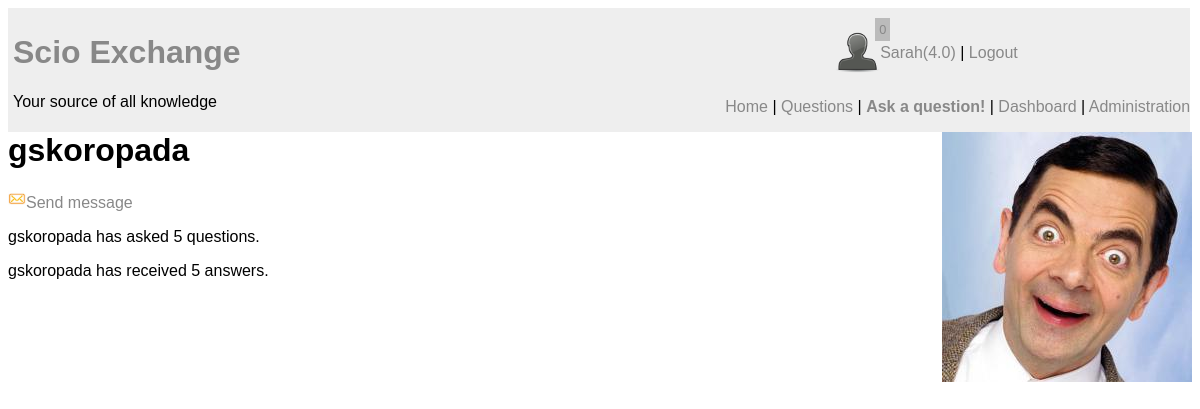
/user_profile.php?id=4 (signed in), run on the app's committed database.
### tables this page shows
CREATE TABLE `user` (
  `UserID` int(11) unsigned NOT NULL AUTO_INCREMENT,
  `email` varchar(30) NOT NULL,
  `screenName` varchar(25) NOT NULL,
  `reputation` float DEFAULT '0',
  `role` int(11) DEFAULT '0',
  `avatar` varchar(20) DEFAULT NULL,
  `pwd` varchar(255) NOT NULL,
  `active` bit(1) NOT NULL DEFAULT b'0',
  `moderated` bit(1) NOT NULL DEFAULT b'1',
  `pwdChange` bit(1) DEFAULT b'0',
  PRIMARY KEY (`UserID`)
);

### user_profile_functions.php (the view)
<?php
require "connect.php";
function getQuestionCount($id) {
	global $con;
	$query = "SELECT count(question_id) as qCount from question where author=".$id;
	$result = mysqli_query($con, $query);
	if(!$result) {
		echo "DB Error";
	} else {
		$qCount = mysqli_fetch_array($result);
		echo $qCount['qCount'];
	}
}
function getAnswersCount($id) {
	global $con;
	$query = "select count(answer_id) as aCount from answer where question in (
				select question_id from question where author=$id)";
	$result = mysqli_query($con,$query);
	if(!$result) {
		echo "DB Error";
	} else {
		$aCount = mysqli_fetch_array($result);
		echo $aCount['aCount'];
	}
}
function screenNameFromUserID($id) {
	global $con;
	$query = "select screenName FROM user WHERE UserID = $id";
	$result = mysqli_query($con,$query);
		if(!$result) {
		echo "DB Error";
	} else {
		$screenName =  mysqli_fetch_array($result);
		echo $screenName['screenName'];
		}
	}
function avatarFromUserID($id) {
	global $con;
	$query = "select avatar FROM user WHERE UserID = $id";
	$result = mysqli_query($con,$query);
	if(!$result) {
		echo "DB Error";
	} else {
		$avatar =  mysqli_fetch_array($result);
		if(file_exists("profile_pics/".$avatar['avatar'].".jpg")) {
			echo $avatar['avatar'].".jpg";
		} else {
			echo "default.png";
		}
	}
}
?>

### user_profile.php (shortened to what this page needs)
<?php
require "html_start.php";
require "header.php";
require "user_profile_functions.php";
?>
<div class="profile_pic">
	<img src="profile_pics/<?php avatarFromUserID($_GET['id']);?>" />
</div>
<h1><?php screenNameFromUserID($_GET['id']); ?></h1>
<?php
if($_SESSION['userid'] == $_GET['id']) {
	echo "<p>This is how other people see your profile</p>";
} else {
	echo "<p><img src='images/mail_icon.png' style='width:18px; heigth:18px;'/><a href = message.php?id=" . $_GET['id'] .">Send message</a></p></div>";
}
?>
<div id="usrStats">
	<p><?php screenNameFromUserID($_GET['id']); ?> has asked <?php getQuestionCount($_GET['id']); ?> questions.</p>
	<p><?php screenNameFromUserID($_GET['id']); ?> has received <?php getAnswersCount($_GET['id']); ?>  answers.</p>
</div>
<?php
require "html_end.php";
?>

### styles/main.css (style rules this page uses)
body { font-family: sans-serif; }

### styles/header.css (style rules this page uses)
a:link, a:visited { color: #888; text-decoration: none; }

### styles/account.css (style rules this page uses)
.profile_pic { width: 250px; height: 250px; float: right; clear: left; }

### data on the page
user: avatar (picture), screenName "gskoropada gskoropada gskoropada"

### other printed values
$nots "0"
$_SESSION['screenname'] "Sarah"
$_SESSION['reputation'] "4.0"
$qCount['qCount'] "5"
$aCount['aCount'] "5"
